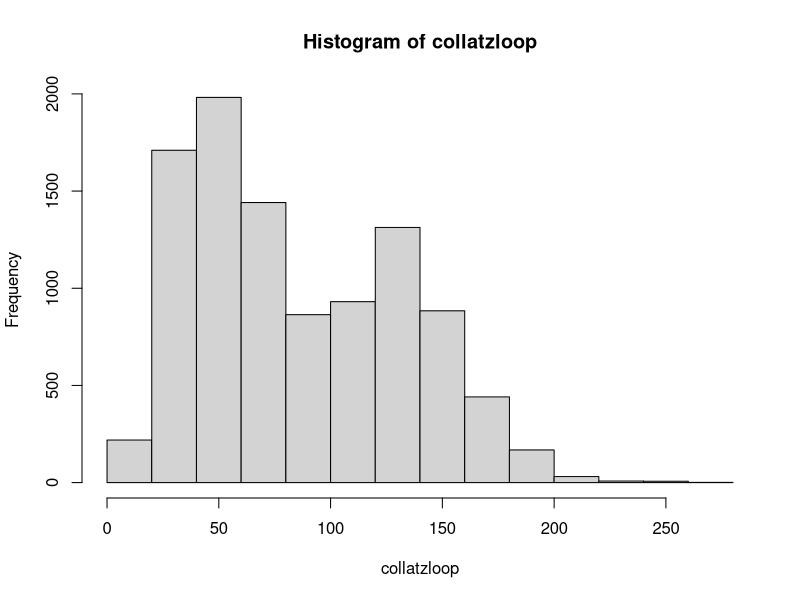
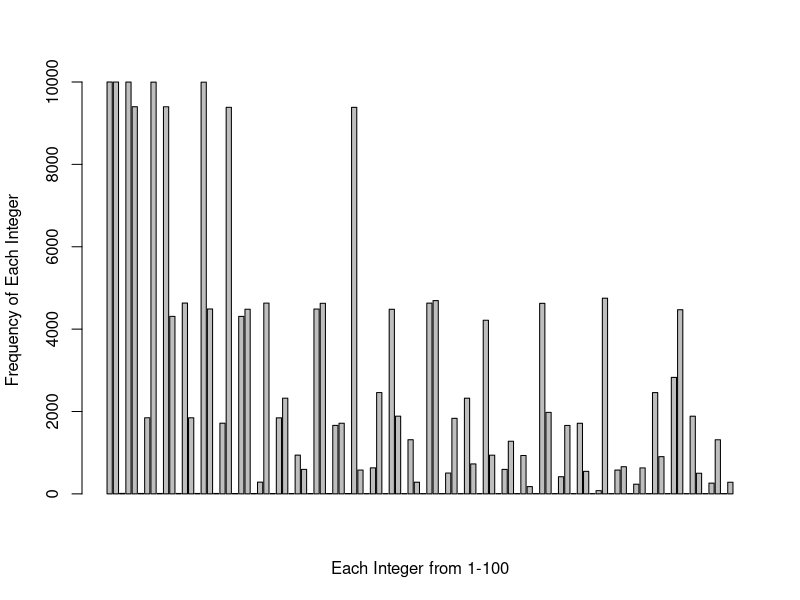
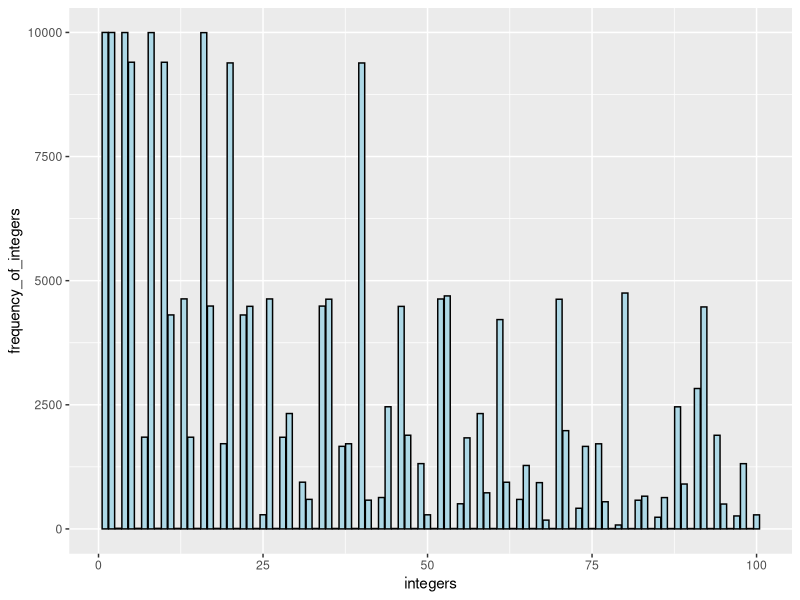

R code for these plots, in order:


directions <- function(num) { ##basic collatz sequence 
  if(num == 1) {
    return(NULL)
  }
  
  if(num %% 2 == 0) {
    return(num/2)
  } 
  else{
    return(3*num+1)
  }
}

collatzloop_trial <- function(n) { ## Prints out the collatz sequence for a given n value 
  stated_problem <- n
  while (n != 1) {
    n <- directions(n=n)
    stated_problem <- c(stated_problem, n)
  }
  return(stated_problem)
}
collatzloop_trial(7)

collatzloop <- c()
for (i in 1:10000) {
  collatzloop <- c(collatzloop, length(collatzloop_trial(i)))
}
hist(collatzloop)
summary(collatzloop)

#############################################
## BONUS ##

collatzloop_2_bonus <- c()
for (i in 1:10000) {
  collatzloop_2_bonus <- c(collatzloop_2_bonus, (collatzloop_trial(i)))
}

collatzloop

collatzloop_bonus <- tabulate(collatzloop_2_bonus, nbins = 100)
collatzloop_bonus
barplot(collatzloop_bonus, xlab = "Each Integer from 1-100", ylab = "Frequency of Each Integer")

summary(collatzloop_bonus)
minimum_bonus <- which(collatzloop_bonus == min(collatzloop_bonus))
minimum_bonus



##https://stackoverflow.com/questions/9390749/return-index-of-the-smallest-value-in-a-vector


library(ggplot2)
collatzloop_bonus_df <- as.data.frame(collatzloop_bonus)
View(collatzloop_bonus_df)

integers <- (1:100)
frequency_of_integers <- collatzloop_bonus

ggplot(data = collatzloop_bonus_df, aes(x= integers, y = frequency_of_integers )) + 
  geom_col(fill= "lightblue", colour="black") 

library(tidyverse)

df_odd_integers <- data.frame(integers = 1:100, y =frequency_of_integers) 
df_odd_integers


row_odd <- seq_len(nrow(df_odd_integers)) %% 2              
row_odd  

odd_nums_df <- df_odd_integers[row_odd == 1, ]


arrange(odd_nums_df, desc(y)) %>%
  slice(2)




## https://r-graphics.org/recipe-bar-graph-basic-bar
## Used this link to help guide in making the bar plot
##    -Learned about geom_col for colors and outlining
##    -Attempted to add x and y variables to have labels for the axis'
##      and have numeric labels to show frequency range and integers


